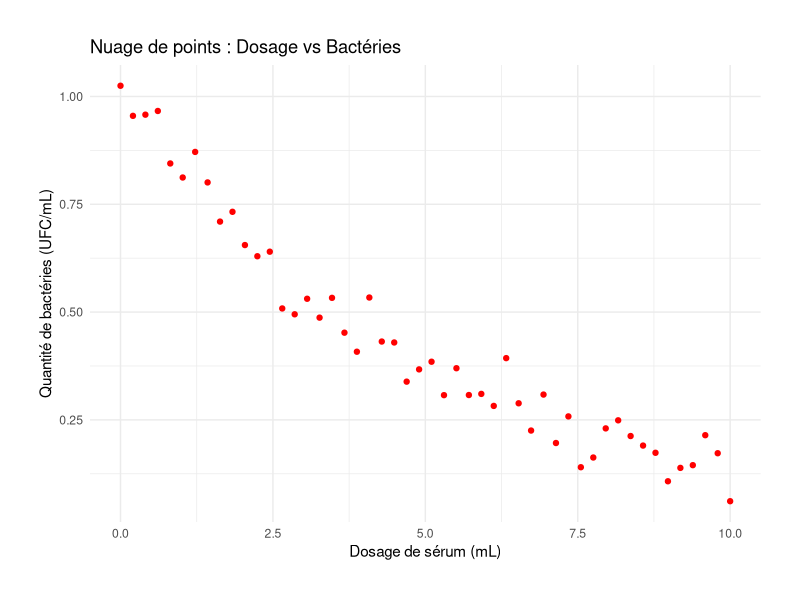

Recreate this plot in R.
## ---- chunk 1
library(ggplot2)    # Importation de la librairie ggplot2

data <- read.csv("donnees_r.csv", header = TRUE)   # Lecture du fichier de données

ggplot(data, aes(x = X, y = Y)) +      # Création du graphique
  geom_point(color = "red") +          # Ajout des points et de leur couleur 
  labs(title = "Nuage de points : Dosage vs Bactéries",     # Ajout du Titre
       x = "Dosage de sérum (mL)",                  # Titre de l'axe des abscisses
       y = "Quantité de bactéries (UFC/mL)") +      # Titre de l'axe des ordonnées
  theme_minimal() +                                 # Utilisation d'un thème minimal
  theme(plot.margin = margin(1, 1, 1, 1, "cm"))     # Définition des marges du graphique

